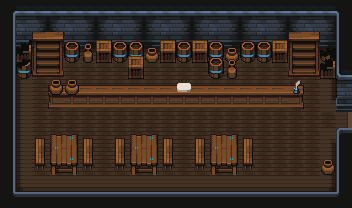

A level layout from a 2D game, rendered from its tile map. Below: a short description, then the map file with tile-grid data replaced by summaries:
An orthogonal 22x13 tile map with 16x16 px tiles, 3 tile layers (BackGround, FirstDetails, SecondDetails), 2 tilesets and 11 objects.

<map version="1.10" tiledversion="1.10.0" orientation="orthogonal" renderorder="right-down" width="22" height="13" tilewidth="16" tileheight="16" infinite="0" nextlayerid="6" nextobjectid="13">
 <tileset firstgid="1" name="Tiles" tilewidth="16" tileheight="16" tilecount="625" columns="25">
  <image source="BasicTopDown/Tiles.png" width="400" height="400" />
 </tileset>
 <tileset firstgid="626" name="Props" tilewidth="16" tileheight="16" tilecount="210" columns="14">
  <image source="BasicTopDown/Props.png" width="239" height="255" />
 </tileset>
 <layer id="1" name="BackGround" width="22" height="13">
  <properties>
   <property name="Draw" type="bool" value="true" />
  </properties>
  <data>[286 cells, 286 non-empty, 29 distinct tile ids]</data>
 </layer>
 <layer id="2" name="FirstDetails" width="22" height="13">
  <properties>
   <property name="Draw" type="bool" value="true" />
  </properties>
  <data>[286 cells, 116 non-empty, 33 distinct tile ids]</data>
 </layer>
 <layer id="3" name="SecondDetails" width="22" height="13">
  <properties>
   <property name="Draw" type="bool" value="true" />
  </properties>
  <data>[286 cells, 9 non-empty, 8 distinct tile ids]</data>
 </layer>
 <objectgroup id="4" name="Wall">
  <object id="1" x="0" y="192" width="352" height="16" />
  <object id="2" x="0" y="0" width="16" height="192" />
  <object id="3" x="336" y="0" width="16" height="101" />
  <object id="5" x="16" y="0" width="320" height="80" />
  <object id="6" x="48" y="80" width="256" height="29" />
  <object id="7" x="50" y="134" width="28" height="42" />
  <object id="8" x="130" y="134" width="28" height="42" />
  <object id="9" x="210" y="134" width="28" height="42" />
  <object id="10" x="321" y="159" width="15" height="16" />
  <object id="11" x="336" y="128" width="16" height="64" />
 </objectgroup>
 <objectgroup id="5" name="ChangeScene">
  <object id="12" x="351" y="101" width="1" height="27" />
 </objectgroup>
</map>
